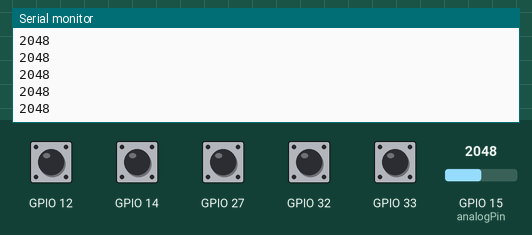
A sketch run on a simulated ESP32. Shown: the last lines printed to the serial monitor. The inputs (shaded band) are chosen by the test bench; at power-on: GPIO 12, GPIO 14, GPIO 27, GPIO 32, GPIO 33 HIGH, GPIO 15 (analogPin) = 2048.

Above: at 1.2 s.
1.3 s: GPIO 12 pulled LOW for 0.25 s
At 2.4 s:
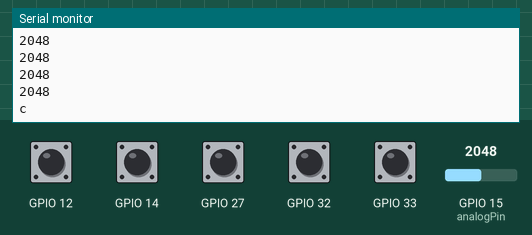
3.0 s: GPIO 14 pulled LOW for 0.25 s
At 3.7 s:
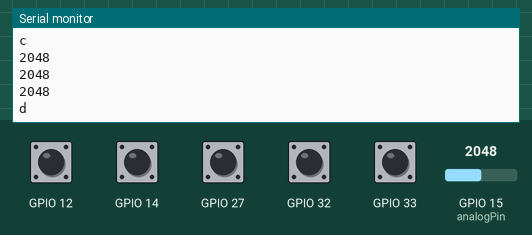
4.7 s: GPIO 27 pulled LOW for 0.25 s
At 5.5 s:
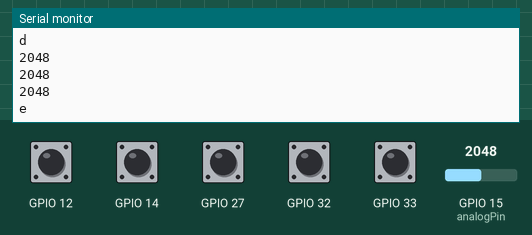
6.4 s: GPIO 32 pulled LOW for 0.25 s
At 7.6 s:
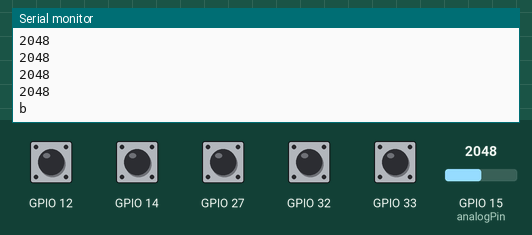
8.2 s: GPIO 33 pulled LOW for 0.25 s
At 9.2 s:
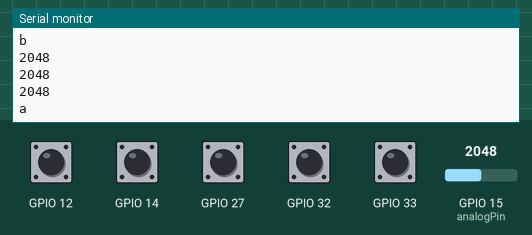
9.9 s: GPIO 15 (analogPin) set to 2866
At 10.21 s:
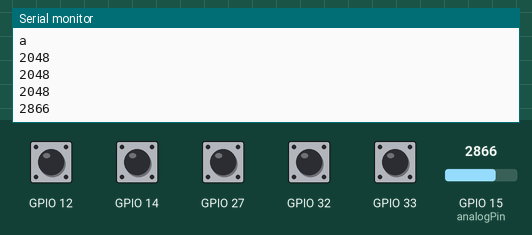

The sketch:

touch_test_esp32.ino
```cpp
/*
   Touch Sensor Pin Layout
   T0 = GPIO4
   T1 = GPIO0
   T2 = GPIO2
   T3 = GPIO15
   T4 = GPIO13
   T5 = GPIO12
   T6 = GPIO14
   T7 = GPIO27
   T8 = GPIO33
   T9 = GPIO32 */

const int analogPin = 15 ;
int val = 0;
int prev_val = 400 ;

void setup() {
  Serial.begin(115200);
  Serial.println("Testing ledc 12 channel 1");
}
void loop()
{
  int touch_data_power = touchRead(T8); //on/off

  //Serial.println(touch_data_power);

  int touch_data_p1 = touchRead(T9); // mute

  int touch_data_p2 = touchRead(T5); //backward/arrow left key
  int touch_data_p3 = touchRead(T6); // space /pause/play
  int touch_data_p4 = touchRead(T7); //arrow right key / forward


  //volume
  val = analogRead(analogPin);
  int dif = val- prev_val;

  if(dif >= 250 ){

    Serial.println(val);
    delay(100);
    }
   if(dif <= -250){
    Serial.println((-1)*val);
    delay(100);
    }


  if(touch_data_power<15){
      delay(50);
    if(touch_data_power<15 && touch_data_power>0){
      Serial.println("a");
      delay(1000);
      }
    }

    if(touch_data_p1<15){
    delay(50);
    if(touch_data_p1<15 && touch_data_p1>0){
      Serial.println("b");
      delay(1000);
      }
    }

   if(touch_data_p2<15 && touch_data_p2>0){
    delay(50);
    if(touch_data_p2<15){
      Serial.println("c");
      delay(1000);
      }
    }

   if(touch_data_p3<15 && touch_data_p3>0){
    delay(50);
    if(touch_data_p3<15 ){
      Serial.println("d");
      delay(1000);
      }
    }

    if(touch_data_p4<15 && touch_data_p4>0){
    delay(50);
    if(touch_data_p4<15){
      Serial.println("e");
      delay(1000);
      }
    }

  delay(100);
}
```

Measured:
- after the input at 1.3 s, the serial monitor: prints a new line after 0.25 s (image 1)
- after the input at 3.0 s, the serial monitor: prints a new line after 0.20 s (image 2)
- after the input at 4.7 s, the serial monitor: prints a new line after 0.15 s (image 3)
- after the input at 6.4 s, the serial monitor: prints a new line after 0.30 s (image 4)
- after the input at 8.2 s, the serial monitor: prints a new line after 0.15 s (image 5)
- after the input at 9.9 s, the serial monitor: prints a new line after 0.16 s (image 6)
